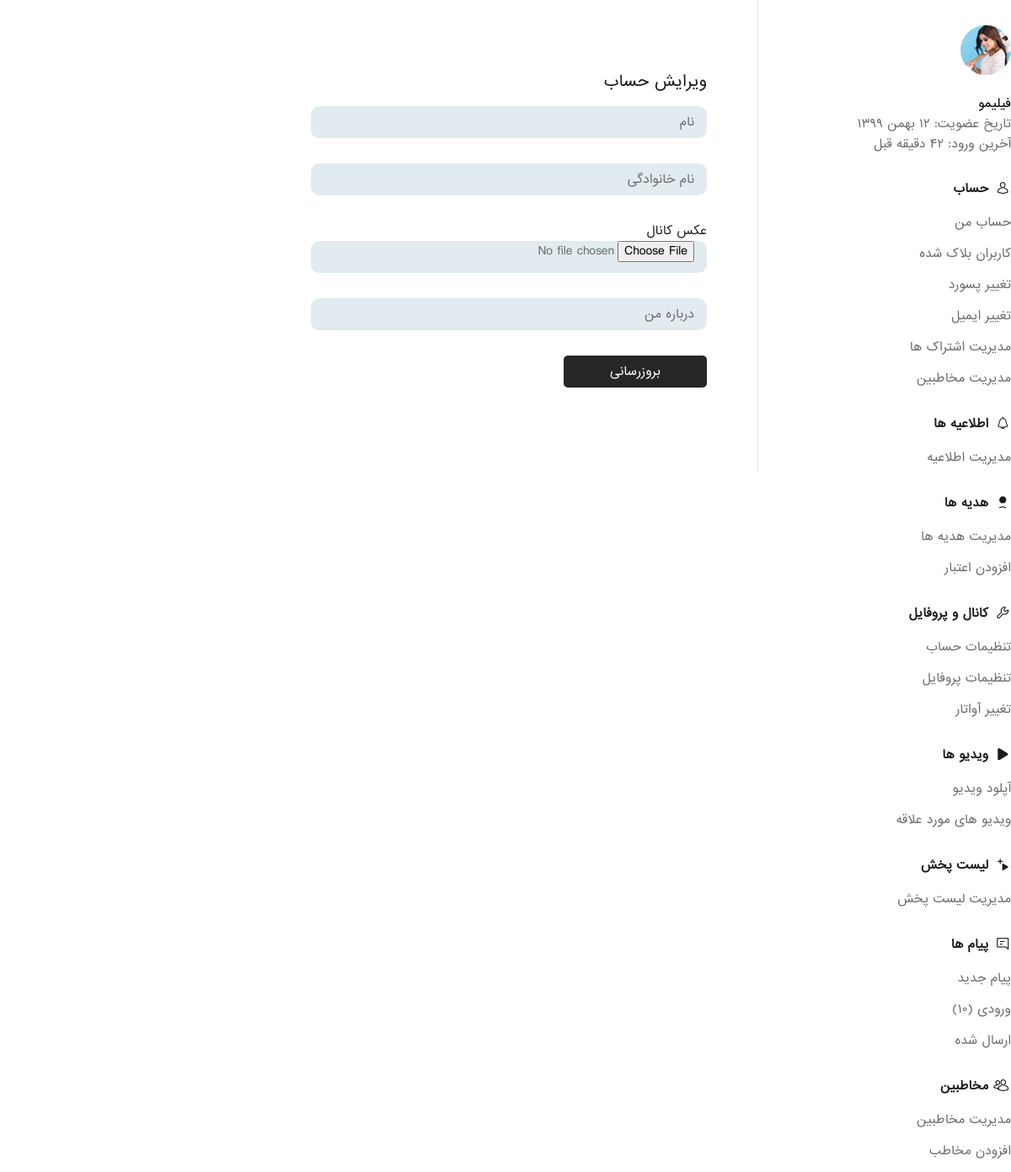
The app's page /complateprofile/ (signed in), older data.
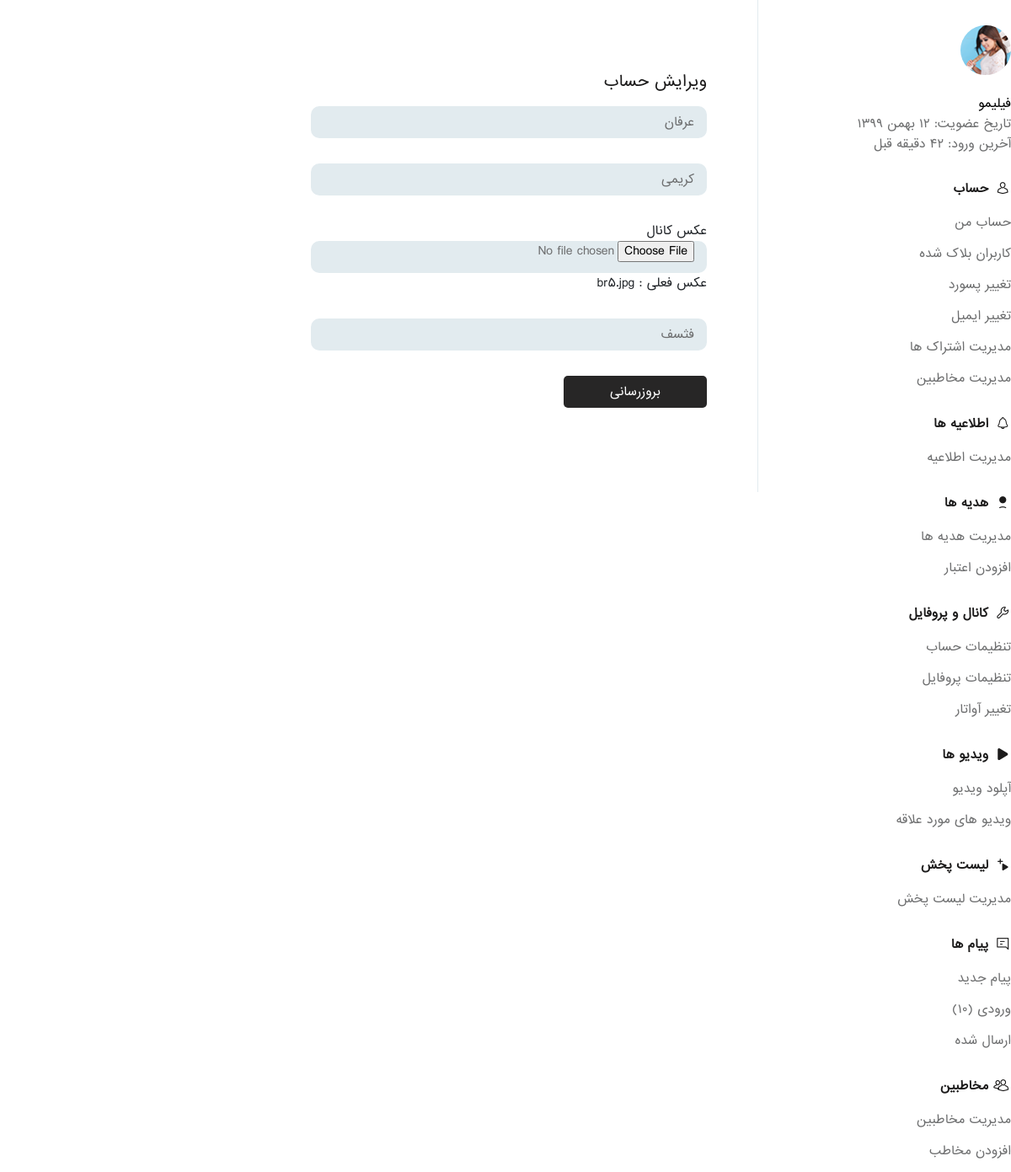
The same page, newer data.
### account/models.py (models this page shows, shortened)
class Profile(models.Model):
    user = models.ForeignKey(User,on_delete=models.CASCADE)
    first_name  = models.CharField(max_length=255)
    last_name  = models.CharField(max_length=255)
    image = models.ImageField(null=True,blank=True)
    description = models.TextField()
    created_date = models.DateTimeField(auto_now_add=True)
    updated_date = models.DateTimeField(auto_now=True)

### account/views.py (the view)
# urls.py: path('complateprofile/',views.ComplateProfile,name='complate'),
def ComplateProfile(request):
    profile = Profile.objects.get(user=request.user)
    if request.method == "POST":
        form = ProfileForm(request.POST,request.FILES,instance=profile)
        if form.is_valid():
            form.save()
            messages.success(request,'پروفایل شما با ویرایش  شد')
        else:
            print(form.errors)
        return redirect('/')
    elif request.method == "GET":
        return render(request,'account/completeprofile.html',{'profile':profile})

### templates/account/completeprofile.html (shortened to what this page needs)
{% extends 'base.html' %}
{% load static %}
{% block body %}
<section class="user-account">
	<div class="container">
		<div class="row">
			<div class="col-lg-3">
				<div class="sidebar">
					<div class="widget video_info pr sp">
						<span class="vc_hd">
							<img src="images/resources/sn.png" alt="">
						</span>
						<h4>فیلیمو</h4>
						<p>تاریخ عضویت: 12 بهمن 1399 </p>
						<span>آخرین ورود: 42 دقیقه قبل</span>
					</div>
					<div class="widget account">
						<h2 class="hd-uc"> <i class="icon-user"></i> حساب </h2>
						<ul>
							<li><a href="#">حساب من</a></li>
							<li><a href="#">کاربران بلاک شده</a></li>
							<li><a href="#"> تغییر پسورد</a></li>
							<li><a href="#"> تغییر ایمیل</a></li>
							<li><a href="#"> مدیریت اشتراک ها</a></li>
							<li><a href="#"> مدیریت مخاطبین </a></li>
						</ul>
					</div>
					<div class="widget notifications">
						<h2 class="hd-uc"><i class="icon-notification"></i> اطلاعیه ها </h2>
						<a href="#" title="">مدیریت اطلاعیه</a>
					</div>
					<div class="widget donation">
						<h2 class="hd-uc"><i class="icon-donations"></i> هدیه ها </h2>
						<ul>
							<li><a href="#">مدیریت هدیه ها </a></li>
							<li><a href="#">افزودن اعتبار</a></li>
						</ul>
					</div>
					<div class="widget chanel-pro">
						<h2 class="hd-uc"><i class="icon-preferences"></i> کانال و پروفایل </h2>
							<ul>
							<li><a href="#"> تنظیمات حساب</a></li>
							<li><a href="#"> تنظیمات پروفایل </a></li>
							<li><a href="#"> تغییر آواتار</a></li>
						</ul>
					</div>
					<div class="widget vid-ac">
						<h2 class="hd-uc"><i class="icon-play"></i> ویدیو ها </h2>
							<ul>
							<li><a href="#">آپلود ویدیو </a></li>
							<li><a href="#"> ویدیو های مورد علاقه</a></li>
						</ul>
					</div>
					<div class="widget playlist">
						<h2 class="hd-uc"><i class="icon-add_to_playlist"></i> لیست پخش  </h2>
						<span><a href="#"> مدیریت لیست پخش</a></span>
					</div>
					<div class="widget messages">
						<h2 class="hd-uc"><i class="icon-message"></i> پیام ها </h2>
						<ul>
							<li><a href="#"> پیام جدید</a></li>
							<li><a href="#"> ورودی (10)</a></li>
							<li><a href="#"> ارسال شده</a></li>
						</ul>
					</div>
					<div class="widget contacts">
						<h2 class="hd-uc"><i class="icon-group"></i> مخاطبین </h2>
						<ul>
							<li><a href="#" title=""> مدیریت مخاطبین</a></li>
							<li><a href="#" title=""> افزودن مخاطب </a></li>
						</ul>
					</div>
				</div>
			</div>
			<div class="col-lg-9">
				<div class="video-details">
					<div class="account-details">
						<div class="account_details_content">
							<div class="change-pswd">
								<h2 class="hd-op">ویرایش حساب</h2>
								<form method='post' enctype="multipart/form-data">
									<div class="ch-pswd">
										<input type="text" name="first_name" value='{{profile.first_name}}' placeholder="نام">
									</div>
									<div class="ch-pswd">
										<input type="text" name="last_name" value='{{profile.last_name}}' placeholder="نام خانوادگی">
									</div>
									<div class="ch-pswd">
										عکس کانال
										<input type="file" name="image" accept="image/*">
										{% if profile.image %}
										عکس فعلی : <a href='{{profile.image.url}}'>{{profile.image}}</a>
										{% endif %}
									</div>
									<div class="ch-pswd">
										<input type="text" name="description" value='{{profile.description}}' placeholder="درباره من">
									</div>
									<div class="ch-pswd">
										<button type="submit"> بروزرسانی</button>
									</div>
								</form>
							</div>
						</div>
						<div class="clearfix"></div>
					</div>
				</div>
			</div>
		</div>
	</div>
</section>
{% endblock body %}

### templates/base.html (shortened to what this page needs)
{% load static %}
{% load render_partial %}
<!DOCTYPE html>
<html lang="en">
<head>
	<link rel="stylesheet" type="text/css" href="{% static 'css/animate.css' %}">
	<link rel="stylesheet" type="text/css" href="{% static 'css/bootstrap.min.css' %}">
	<link rel="stylesheet" type="text/css" href="{% static 'css/flatpickr.min.css' %}">
	<link rel="stylesheet" type="text/css" href="{% static 'css/fontello.css' %}">
	<link rel="stylesheet" type="text/css" href="{% static 'css/fontello-codes.css' %}">
	<link rel="stylesheet" type="text/css" href="{% static 'css/thumbs-embedded.css' %}">
	<link rel="stylesheet" type="text/css" href="{% static 'css/style.css' %}">
	<link rel="stylesheet" type="text/css" href="{% static 'css/responsive.css' %}">
	<link rel="stylesheet" type="text/css" href="{% static 'css/color.css' %}">
	<link rel="stylesheet" type="text/css" href="{% static 'css/fontawesome.css' %}">
</head>
<body>
	<div class="wrapper hp_1">
        {% block body %}{% endblock body %}
    </div>
</body>
</html>

### static/css/thumbs-embedded.css (style rules this page uses)
[class^="icon-"]:before, [class*=" icon-"]:before { font-family: "thumbs"; font-style: normal; font-weight: normal; speak: none; display: inline-block; text-decoration: inherit; width: 1em; margin-right: .2em; text-align: center; font-variant: normal; text-transform: none; line-height: 1em; margin-left: .2em; }
.icon-group:before { content: '\e80a'; }
.icon-message:before { content: '\e815'; }
.icon-notification:before { content: '\e817'; }
.icon-play:before { content: '\e81c'; }
.icon-preferences:before { content: '\e820'; }
.icon-user:before { content: '\e82e'; }
.icon-add_to_playlist:before { content: '\e831'; }
.icon-donations:before { content: '\e836'; }

### static/css/responsive.css (style rules this page uses)
@media (max-width: 1200px) { .container { max-width: 100%;padding: 0 15px; } }
@media (max-width: 1200px) { .video_info > h4 { font-size: 14px; } }
@media (max-width: 1200px) { .user-account .sidebar { padding-left: 20px; } }

Row changes from the older to the newer data that the page shows:
now on this page (row edited): Profile: first_name "عرفان", last_name "کریمی", image "br5.jpg", description "فثسف"
changed Profile: image empty → "br5.jpg" (drawn)
Text that changed along with them:
text now shown: "عکس فعلی :"
